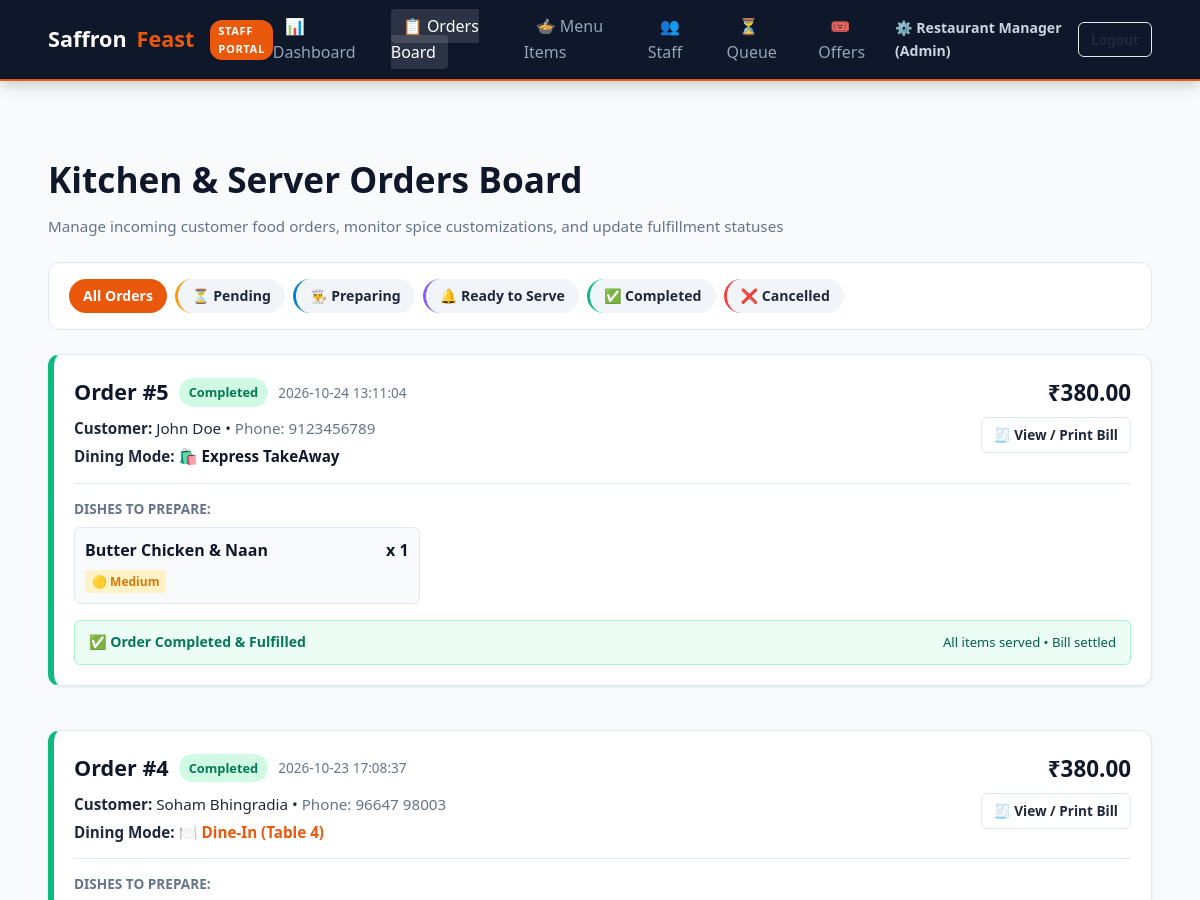
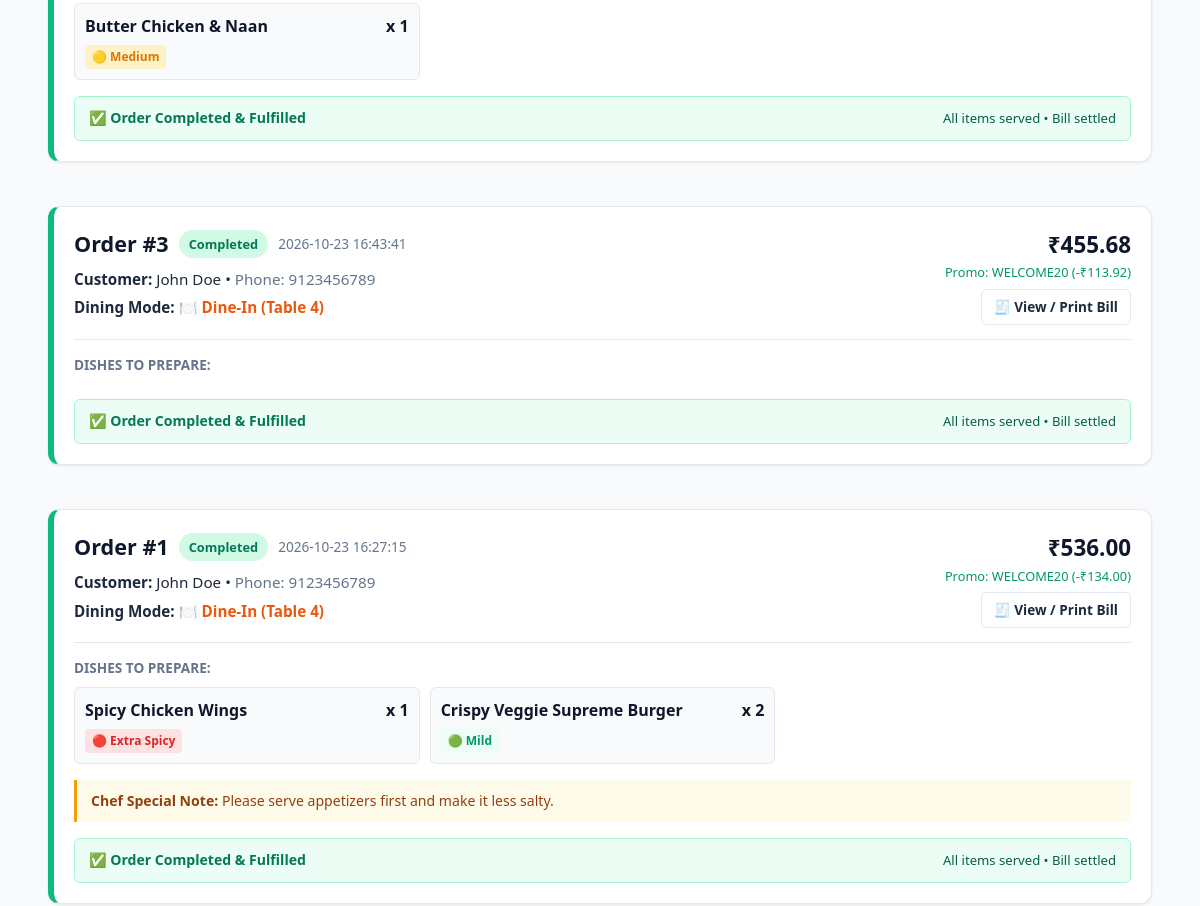
The app's page /admin/orders (signed in, upper part), older data (2 pictures, top to bottom).
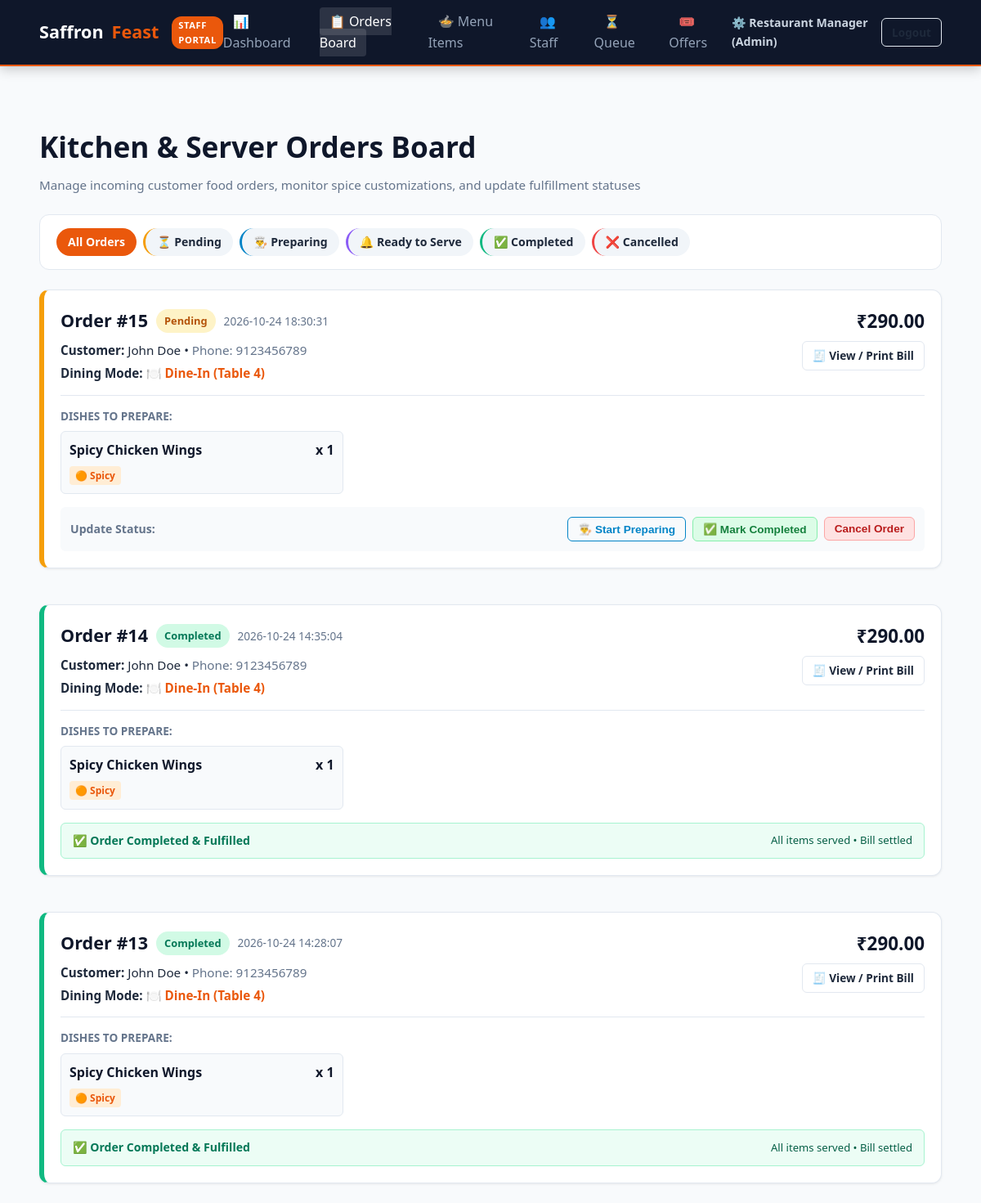
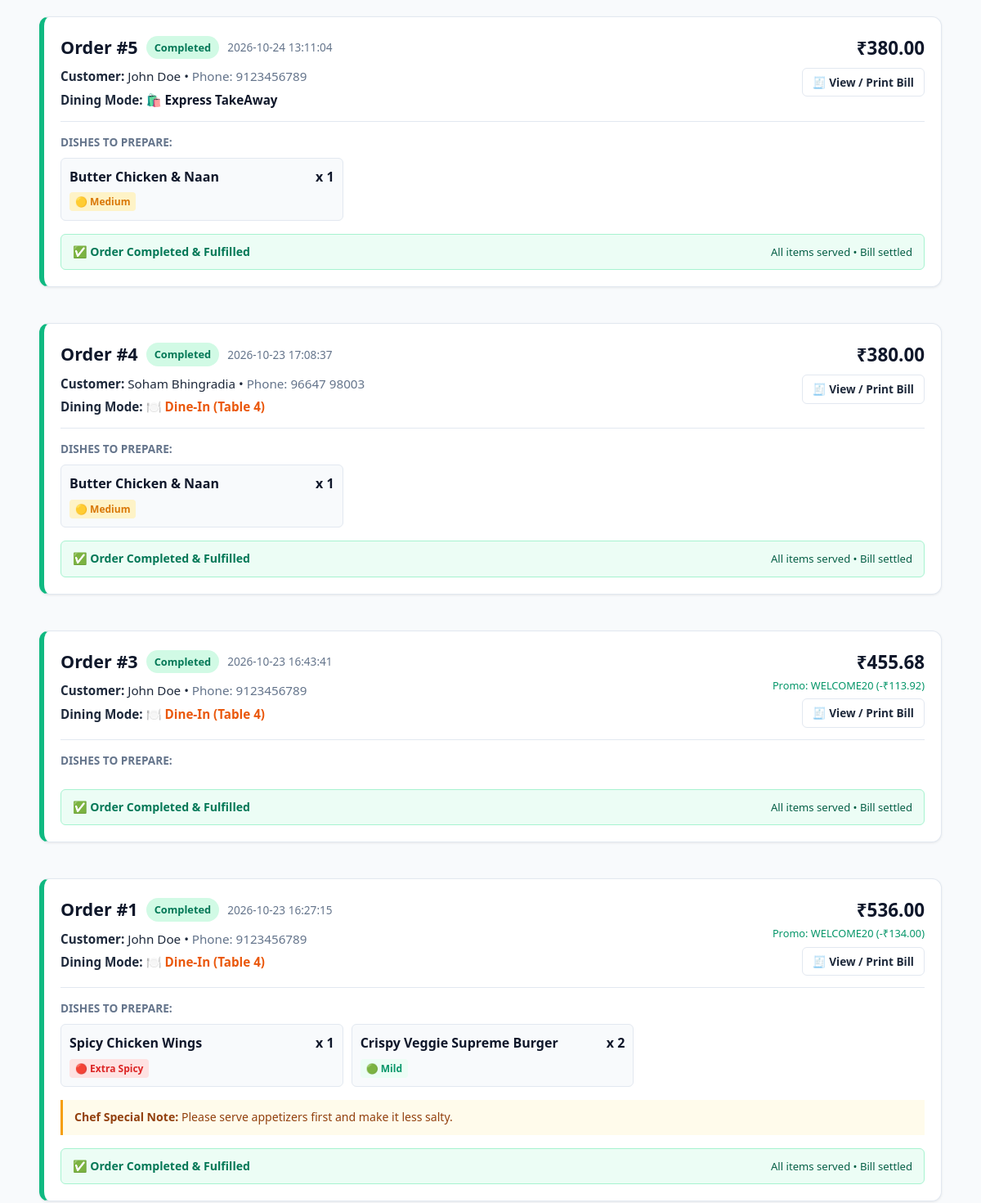
The same page, newer data (2 pictures, top to bottom).
### tables this page shows
CREATE TABLE orders (
    id INTEGER PRIMARY KEY AUTOINCREMENT,
    customer_id INTEGER NOT NULL,
    order_type TEXT CHECK(order_type IN ('DineIn', 'TakeAway')) NOT NULL,
    table_number INTEGER, -- NULL for TakeAway, integer for DineIn
    total_amount REAL NOT NULL,
    discount_amount REAL DEFAULT 0,
    final_amount REAL NOT NULL,
    status TEXT CHECK(status IN ('Pending', 'Preparing', 'Ready', 'Completed', 'Cancelled')) DEFAULT 'Pending',
    offer_code TEXT,
    special_instructions TEXT,
    created_at TIMESTAMP DEFAULT CURRENT_TIMESTAMP,
    FOREIGN KEY (customer_id) REFERENCES users(id) ON DELETE CASCADE
);

CREATE TABLE users (
    id INTEGER PRIMARY KEY AUTOINCREMENT,
    name TEXT NOT NULL,
    email TEXT UNIQUE NOT NULL,
    password TEXT NOT NULL,
    phone TEXT,
    role TEXT CHECK(role IN ('customer', 'admin', 'staff')) DEFAULT 'customer',
    created_at TIMESTAMP DEFAULT CURRENT_TIMESTAMP
);

CREATE TABLE order_items (
    id INTEGER PRIMARY KEY AUTOINCREMENT,
    order_id INTEGER NOT NULL,
    menu_item_id INTEGER NOT NULL,
    quantity INTEGER NOT NULL CHECK(quantity > 0),
    price_per_unit REAL NOT NULL,
    spice_level TEXT DEFAULT 'Medium',
    item_total REAL NOT NULL,
    FOREIGN KEY (order_id) REFERENCES orders(id) ON DELETE CASCADE,
    FOREIGN KEY (menu_item_id) REFERENCES menu_items(id) ON DELETE CASCADE
);

CREATE TABLE menu_items (
    id INTEGER PRIMARY KEY AUTOINCREMENT,
    category_id INTEGER NOT NULL,
    name TEXT NOT NULL,
    description TEXT,
    price REAL NOT NULL CHECK(price > 0),
    diet_type TEXT CHECK(diet_type IN ('veg', 'non-veg')) DEFAULT 'veg',
    is_spicy_customizable INTEGER DEFAULT 1, -- 1: Yes, 0: No
    default_spice_level TEXT CHECK(default_spice_level IN ('Mild', 'Medium', 'Spicy', 'Extra Spicy')) DEFAULT 'Medium',
    image_url TEXT,
    is_available INTEGER DEFAULT 1, -- 1: Available, 0: Out of stock
    FOREIGN KEY (category_id) REFERENCES categories(id) ON DELETE CASCADE
);

### app.py (the view)
@app.route('/admin/orders')
@admin_required
def admin_orders():
    status_filter = request.args.get('status', 'All')
    conn = get_db()
    query = """
        SELECT o.*, u.name as customer_name, u.phone as customer_phone
        FROM orders o
        JOIN users u ON o.customer_id = u.id
    """
    params = []
    if status_filter != 'All':
        query += " WHERE o.status = ?"
        params.append(status_filter)
    query += " ORDER BY CASE o.status WHEN 'Pending' THEN 1 WHEN 'Preparing' THEN 2 WHEN 'Ready' THEN 3 ELSE 4 END, o.created_at DESC"
    orders = conn.execute(query, params).fetchall()
    orders_data = []
    for ord_row in orders:
        items = conn.execute("""
            SELECT oi.*, m.name as dish_name
            FROM order_items oi
            JOIN menu_items m ON oi.menu_item_id = m.id
            WHERE oi.order_id = ?
        """, (ord_row['id'],)).fetchall()
        orders_data.append({
            'order': ord_row,
            'order_items': items
        })
    conn.close()
    return render_template('admin/orders.html', orders_data=orders_data, current_status=status_filter)

### app.py (called while the page is built)
def admin_required(f):
    @wraps(f)
    def decorated_function(*args, **kwargs):
        if 'user_id' not in session or session.get('user_role') not in ['admin', 'staff']:
            flash('Staff or Admin access required.', 'danger')
            return redirect(url_for('login'))
        return f(*args, **kwargs)
    return decorated_function

@app.context_processor
def inject_global_data():
    cart_count = 0
    if 'cart' in session:
        cart_count = sum(item.get('quantity', 1) for item in session['cart'].values())
    return {
        'current_user': {
            'id': session.get('user_id'),
            'name': session.get('user_name'),
            'role': session.get('user_role'),
            'email': session.get('user_email')
        },
        'cart_count': cart_count
    }

### database.py (called while the page is built)
def get_db():
    conn = sqlite3.connect(DATABASE_PATH)
    conn.row_factory = sqlite3.Row
    conn.execute("PRAGMA foreign_keys = ON;")
    return conn

### templates/admin/orders.html (shortened to what the changed rows need)
{% extends 'base.html' %}
{% block content %}
<div class="container">
  <div class="section-header">
    <div>
      <h1 style="font-size: 2.2rem; font-weight: 800; color: var(--secondary); margin-bottom: 6px;">
        Kitchen & Server Orders Board
      </h1>
    </div>
  </div>
  {% if orders_data %}
  <div style="display: flex; flex-direction: column; gap: 20px;">
    {% for entry in orders_data %}
    {% set ord = entry.order %}
    {% set items = entry.order_items %}
    <div class="admin-card" style="border-left: 6px solid {% if ord.status == 'Pending' %}#f59e0b{% elif ord.status == 'Preparing' %}#0284c7{% elif ord.status == 'Ready' %}#8b5cf6{% elif ord.status == 'Completed' %}#10b981{% else %}#ef4444{% endif %};">
      <div style="display: flex; justify-content: space-between; align-items: flex-start; flex-wrap: wrap; gap: 14px; padding-bottom: 14px; border-bottom: 1px solid var(--border-color); margin-bottom: 14px;">
        <div>
          <div style="display: flex; align-items: center; gap: 10px; margin-bottom: 6px;">
            <h3 style="font-size: 1.35rem; color: var(--secondary); margin: 0;">Order #{{ ord.id }}</h3>
            <span class="badge badge-status status-{{ ord.status|lower }}">{{ ord.status }}</span>
            <span style="font-size: 0.85rem; color: var(--text-muted);">{{ ord.created_at }}</span>
          </div>
          <div style="font-size: 0.95rem;">
            <strong>Customer:</strong> {{ ord.customer_name }} •
            <span style="color: var(--text-muted);">Phone: {{ ord.customer_phone or 'N/A' }}</span>
          </div>
          <div style="margin-top: 4px; font-size: 0.95rem;">
            <strong>Dining Mode:</strong>
            {% if ord.order_type == 'DineIn' %}
              <span style="color: var(--primary); font-weight: 700;">🍽️ Dine-In (Table {{ ord.table_number }})</span>
            {% else %}
              <span style="color: var(--secondary); font-weight: 700;">🛍️ Express TakeAway</span>
            {% endif %}
          </div>
        </div>
        <div style="text-align: right;">
          <div style="font-size: 1.4rem; font-weight: 800; color: var(--secondary);">
            ₹{{ "%.2f"|format(ord.final_amount) }}
          </div>
          {% if ord.discount_amount > 0 %}
            <div style="font-size: 0.8rem; color: #059669;">Promo: {{ ord.offer_code }} (-₹{{ "%.2f"|format(ord.discount_amount) }})</div>
          {% endif %}
          <a href="{{ url_for('check_bill', order_id=ord.id) }}" target="_blank" class="btn btn-outline btn-sm" style="margin-top: 6px;">
            🧾 View / Print Bill
          </a>
        </div>
      </div>
      <div style="margin-bottom: 16px;">
        <h4 style="font-size: 0.85rem; color: var(--text-muted); text-transform: uppercase; margin-bottom: 8px;">Dishes to Prepare:</h4>
        <div style="display: grid; grid-template-columns: repeat(auto-fill, minmax(280px, 1fr)); gap: 10px;">
          {% for item in items %}
          <div style="background: #f8fafc; border: 1px solid var(--border-color); border-radius: var(--radius-sm); padding: 10px;">
            <div style="display: flex; justify-content: space-between; font-weight: 600; color: var(--secondary);">
              <span>{{ item.dish_name }}</span>
              <span>x {{ item.quantity }}</span>
            </div>
            <div style="margin-top: 4px;">
              {% if item.spice_level == 'Mild' %}
                <span class="spice-badge spice-mild">🟢 Mild</span>
              {% elif item.spice_level == 'Medium' %}
                <span class="spice-badge spice-medium">🟡 Medium</span>
              {% elif item.spice_level == 'Spicy' %}
                <span class="spice-badge spice-spicy">🟠 Spicy</span>
              {% else %}
                <span class="spice-badge spice-extra-spicy">🔴 Extra Spicy</span>
              {% endif %}
            </div>
          </div>
          {% endfor %}
        </div>
      </div>
      {% if ord.special_instructions %}
      <div style="background: #fffbeb; border-left: 3px solid #f59e0b; padding: 10px 14px; margin-bottom: 16px; font-size: 0.88rem; color: #92400e;">
        <strong>Chef Special Note:</strong> {{ ord.special_instructions }}
      </div>
      {% endif %}
      {% if ord.status not in ['Completed', 'Cancelled'] %}
      <div style="display: flex; justify-content: space-between; align-items: center; flex-wrap: wrap; gap: 10px; background: #f8fafc; padding: 12px; border-radius: var(--radius-sm);">
        <span style="font-size: 0.88rem; font-weight: 600; color: var(--text-muted);">
          Update Status:
        </span>
        <div style="display: flex; gap: 8px; flex-wrap: wrap;">
          {% if ord.status == 'Pending' %}
          <form action="{{ url_for('update_order_status', order_id=ord.id) }}" method="POST">
            <button type="submit" class="btn btn-outline btn-sm" style="color: #0284c7; border-color: #0284c7;">
              👨‍🍳 Start Preparing
            </button>
          </form>
          {% endif %}
          {% if ord.status in ['Preparing', 'Ready', 'Pending'] %}
          <form action="{{ url_for('update_order_status', order_id=ord.id) }}" method="POST">
            <button type="submit" class="btn btn-success btn-sm">
              ✅ Mark Completed
            </button>
          </form>
          {% endif %}
          <form action="{{ url_for('update_order_status', order_id=ord.id) }}" method="POST" onsubmit="return confirm('Are you sure you want to cancel this order?');">
            <button type="submit" class="btn btn-danger btn-sm">
              Cancel Order
            </button>
          </form>
        </div>
      </div>
      {% elif ord.status == 'Completed' %}
      <div style="display: flex; justify-content: space-between; align-items: center; background: #ecfdf5; border: 1px solid #a7f3d0; padding: 10px 14px; border-radius: var(--radius-sm); font-size: 0.88rem;">
        <span style="color: #047857; font-weight: 700;">✅ Order Completed & Fulfilled</span>
        <span style="color: #065f46; font-size: 0.82rem;">All items served • Bill settled</span>
      </div>
      {% endif %}
    </div>
    {% endfor %}
  </div>
  {% else %}
    <div class="receipt-card" style="text-align: center; padding: 40px;">
      <p style="color: var(--text-muted); font-size: 1.05rem;">No orders found with status '{{ current_status }}'.</p>
    </div>
  {% endif %}
</div>
{% endblock %}

Row changes from the older to the newer data that the page shows:
added orders: id "15", status "Pending", created_at "2026-10-24 18:30:31", table_number "4", final_amount "290.00"
added order_items: dish_name "Spicy Chicken Wings", quantity "1", spice_level "🟠 Spicy", shown under "15"
added orders: id "14", status "Completed", created_at "2026-10-24 14:35:04", table_number "4", final_amount "290.00"
added order_items: dish_name "Spicy Chicken Wings", quantity "1", spice_level "🟠 Spicy", shown under "14"
added orders: id "13", status "Completed", created_at "2026-10-24 14:28:07", table_number "4", final_amount "290.00"
added order_items: dish_name "Spicy Chicken Wings", quantity "1", spice_level "🟠 Spicy", shown under "13"
Text that changed along with them:
new list line: "Order # Customer: • Phone: Dining Mode: 🍽️ Dine-In (Table ) ₹ 🧾 View / Print Bill DISHES TO PREPARE: Update Status: 👨‍🍳 Start Preparing ✅ Mark Completed Cancel Order"
new list line: "John Doe 9123456789"
new list line: "Order # Customer: • Phone: Dining Mode: 🍽️ Dine-In (Table ) ₹ 🧾 View / Print Bill DISHES TO PREPARE: ✅ Order Completed & Fulfilled All items served • Bill settled"
